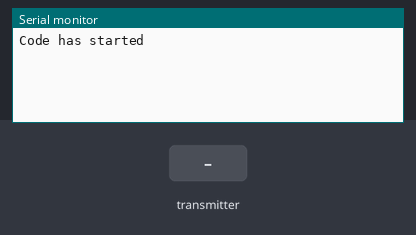
A sketch run on a simulated Arduino Uno, built with avr-gcc and run on an emulated ATmega328P. Parts: the last lines printed to the serial monitor. The inputs (shaded band) are chosen by the test bench. No radio packets arrive unless stated.

Above: at 1.2 s.
1.3 s: the transmitter starts sending i = 0
At 1.37 s:
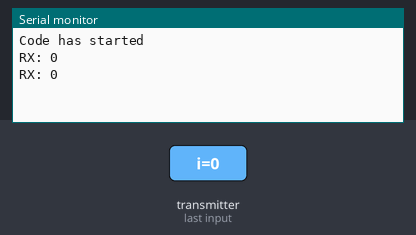
3.2 s: the transmitter starts sending i = 256
At 3.27 s:
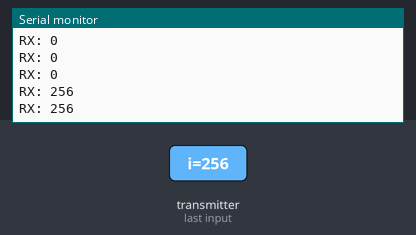

Measured:
- after the input at 1.3 s, the serial monitor: prints a new line at once (image 1)
- after the input at 3.2 s, the serial monitor: prints a new line at once (image 2)

The sketch:

nRF24l01_Arduino_AckPayload_Test_RX.ino
```cpp
// RX RX RX RX RX RX RX RX RX RX
// RX RX RX RX RX RX RX RX RX RX
// RX RX RX RX RX RX RX RX RX RX

#include <SPI.h>
#include "RF24.h"

RF24 radio(9, 10);

byte addresses[][6] = {"1Node", "2Node"};

void setup() {
  Serial.begin(115200);
  Serial.println("Code has started");
  radio.begin();
  radio.setAutoAck(1);
  radio.enableAckPayload();
  radio.setDataRate(RF24_250KBPS);
  radio.setPALevel(RF24_PA_MAX);
  radio.openWritingPipe(addresses[1]);
  radio.openReadingPipe(1, addresses[0]);
  radio.startListening();
}

char myAck[7] = {"ACK-OK"};
int i = 0;
void loop() {
  if (radio.available())
  {
    while (radio.available())
    {
      radio.read(&i, sizeof(i));
      radio.writeAckPayload(1, myAck, sizeof(myAck));
    }
    Serial.print("RX: ");
    Serial.println(i, DEC);
  }
}
```
